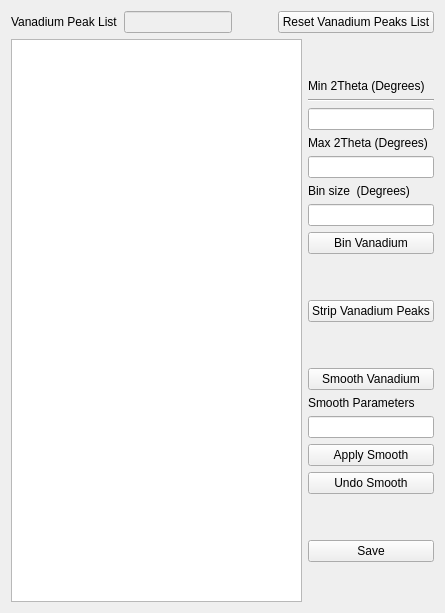
          <widget class="QWidget" name="tab_4">
           <attribute name="title">
            <string>Vanadium</string>
           </attribute>
           <layout class="QGridLayout" name="gridLayout_5">
            <item row="0" column="0">
             <layout class="QVBoxLayout" name="verticalLayout_5">
              <item>
               <layout class="QHBoxLayout" name="horizontalLayout_15">
                <item>
                 <widget class="QLabel" name="label_2">
                  <property name="text">
                   <string>Vanadium Peak List</string>
                  </property>
                 </widget>
                </item>
                <item>
                 <widget class="QLineEdit" name="lineEdit_stripVPeaks">
                  <property name="enabled">
                   <bool>false</bool>
                  </property>
                 </widget>
                </item>
                <item>
                 <spacer name="horizontalSpacer_12">
                  <property name="orientation">
                   <enum>Qt::Horizontal</enum>
                  </property>
                  <property name="sizeType">
                   <enum>QSizePolicy::Preferred</enum>
                  </property>
                  <property name="sizeHint" stdset="0">
                   <size>
                    <width>40</width>
                    <height>20</height>
                   </size>
                  </property>
                 </spacer>
                </item>
                <item>
                 <widget class="QPushButton" name="pushButton_resetVanPeakList">
                  <property name="text">
                   <string>Reset Vanadium Peaks List</string>
                  </property>
                 </widget>
                </item>
               </layout>
              </item>
              <item>
               <layout class="QHBoxLayout" name="horizontalLayout_11">
                <item>
                 <widget class="MplFigureCanvas" name="graphicsView_vanPeaks">
                  <property name="sizePolicy">
                   <sizepolicy hsizetype="Expanding" vsizetype="Expanding">
                    <horstretch>0</horstretch>
                    <verstretch>0</verstretch>
                   </sizepolicy>
                  </property>
                 </widget>
                </item>
                <item>
                 <layout class="QVBoxLayout" name="verticalLayout_6">
                  <item>
                   <spacer name="verticalSpacer_9">
                    <property name="orientation">
                     <enum>Qt::Vertical</enum>
                    </property>
                    <property name="sizeType">
                     <enum>QSizePolicy::Preferred</enum>
                    </property>
                    <property name="sizeHint" stdset="0">
                     <size>
                      <width>20</width>
                      <height>40</height>
                     </size>
                    </property>
                   </spacer>
                  </item>
                  <item>
                   <widget class="QLabel" name="label_3">
                    <property name="sizePolicy">
                     <sizepolicy hsizetype="Minimum" vsizetype="Preferred">
                      <horstretch>0</horstretch>
                      <verstretch>0</verstretch>
                     </sizepolicy>
                    </property>
                    <property name="text">
                     <string>Min 2Theta (Degrees)</string>
                    </property>
                   </widget>
                  </item>
                  <item>
                   <widget class="Line" name="line">
                    <property name="orientation">
                     <enum>Qt::Horizontal</enum>
                    </property>
                   </widget>
                  </item>
                  <item>
                   <widget class="QLineEdit" name="lineEdit_min2Theta">
                    <property name="sizePolicy">
                     <sizepolicy hsizetype="Minimum" vsizetype="Fixed">
                      <horstretch>0</horstretch>
                      <verstretch>0</verstretch>
                     </sizepolicy>
                    </property>
                   </widget>
                  </item>
                  <item>
                   <widget class="QLabel" name="label_4">
                    <property name="text">
                     <string>Max 2Theta (Degrees)</string>
                    </property>
                   </widget>
                  </item>
                  <item>
                   <widget class="QLineEdit" name="lineEdit_max2Theta">
                    <property name="sizePolicy">
                     <sizepolicy hsizetype="Minimum" vsizetype="Fixed">
                      <horstretch>0</horstretch>
                      <verstretch>0</verstretch>
                     </sizepolicy>
                    </property>
                   </widget>
                  </item>
                  <item>
                   <widget class="QLabel" name="label_5">
                    <property name="sizePolicy">
                     <sizepolicy hsizetype="Minimum" vsizetype="Preferred">
                      <horstretch>0</horstretch>
                      <verstretch>0</verstretch>
                     </sizepolicy>
                    </property>
                    <property name="text">
                     <string>Bin size  (Degrees)</string>
                    </property>
                   </widget>
                  </item>
                  <item>
                   <widget class="QLineEdit" name="lineEdit_binsize2Theta">
                    <property name="sizePolicy">
                     <sizepolicy hsizetype="Minimum" vsizetype="Fixed">
                      <horstretch>0</horstretch>
                      <verstretch>0</verstretch>
                     </sizepolicy>
                    </property>
                   </widget>
                  </item>
                  <item>
                   <widget class="QPushButton" name="pushButton_rebin2Theta">
                    <property name="text">
                     <string>Bin Vanadium</string>
                    </property>
                   </widget>
                  </item>
                  <item>
                   <spacer name="verticalSpacer_8">
                    <property name="orientation">
                     <enum>Qt::Vertical</enum>
                    </property>
                    <property name="sizeType">
                     <enum>QSizePolicy::Preferred</enum>
                    </property>
                    <property name="sizeHint" stdset="0">
                     <size>
                      <width>20</width>
                      <height>40</height>
                     </size>
                    </property>
                   </spacer>
                  </item>
                  <item>
                   <widget class="QPushButton" name="pushButton_stripVanPeaks">
                    <property name="text">
                     <string>Strip Vanadium Peaks</string>
                    </property>
                   </widget>
                  </item>
                  <item>
                   <spacer name="verticalSpacer_21">
                    <property name="orientation">
                     <enum>Qt::Vertical</enum>
                    </property>
                    <property name="sizeType">
                     <enum>QSizePolicy::Minimum</enum>
                    </property>
                    <property name="sizeHint" stdset="0">
                     <size>
                      <width>20</width>
                      <height>40</height>
                     </size>
                    </property>
                   </spacer>
                  </item>
                  <item>
                   <layout class="QVBoxLayout" name="verticalLayout_14">
                    <item>
                     <widget class="QPushButton" name="pushButton_smoothVanData">
                      <property name="text">
                       <string>Smooth Vanadium</string>
                      </property>
                     </widget>
                    </item>
                    <item>
                     <widget class="QLabel" name="label_20">
                      <property name="sizePolicy">
                       <sizepolicy hsizetype="Minimum" vsizetype="Preferred">
                        <horstretch>0</horstretch>
                        <verstretch>0</verstretch>
                       </sizepolicy>
                      </property>
                      <property name="text">
                       <string>Smooth Parameters</string>
                      </property>
                     </widget>
                    </item>
                    <item>
                     <widget class="QLineEdit" name="lineEdit_smoothParams">
                      <property name="sizePolicy">
                       <sizepolicy hsizetype="Minimum" vsizetype="Fixed">
                        <horstretch>0</horstretch>
                        <verstretch>0</verstretch>
                       </sizepolicy>
                      </property>
                     </widget>
                    </item>
                    <item>
                     <widget class="QPushButton" name="pushButton_applySmooth">
                      <property name="text">
                       <string>Apply Smooth</string>
                      </property>
                     </widget>
                    </item>
                    <item>
                     <widget class="QPushButton" name="pushButton_undoSmooth">
                      <property name="text">
                       <string>Undo Smooth</string>
                      </property>
                     </widget>
                    </item>
                   </layout>
                  </item>
                  <item>
                   <spacer name="verticalSpacer_22">
                    <property name="orientation">
                     <enum>Qt::Vertical</enum>
                    </property>
                    <property name="sizeType">
                     <enum>QSizePolicy::Preferred</enum>
                    </property>
                    <property name="sizeHint" stdset="0">
                     <size>
                      <width>20</width>
                      <height>40</height>
                     </size>
                    </property>
                   </spacer>
                  </item>
                  <item>
                   <widget class="QPushButton" name="pushButton_saveVanRun">
                    <property name="toolTip">
                     <string>&lt;html&gt;&lt;head/&gt;&lt;body&gt;&lt;p&gt;Save vanadium data for normalization. &lt;/p&gt;&lt;p&gt;If 'Apply Smooth' is pushed, then the smoothed data will be saved. &lt;/p&gt;&lt;/body&gt;&lt;/html&gt;</string>
                    </property>
                    <property name="text">
                     <string>Save</string>
                    </property>
                   </widget>
                  </item>
                  <item>
                   <spacer name="verticalSpacer_7">
                    <property name="orientation">
                     <enum>Qt::Vertical</enum>
                    </property>
                    <property name="sizeType">
                     <enum>QSizePolicy::MinimumExpanding</enum>
                    </property>
                    <property name="sizeHint" stdset="0">
                     <size>
                      <width>20</width>
                      <height>40</height>
                     </size>
                    </property>
                   </spacer>
                  </item>
                 </layout>
                </item>
               </layout>
              </item>
             </layout>
            </item>
           </layout>
          </widget>
